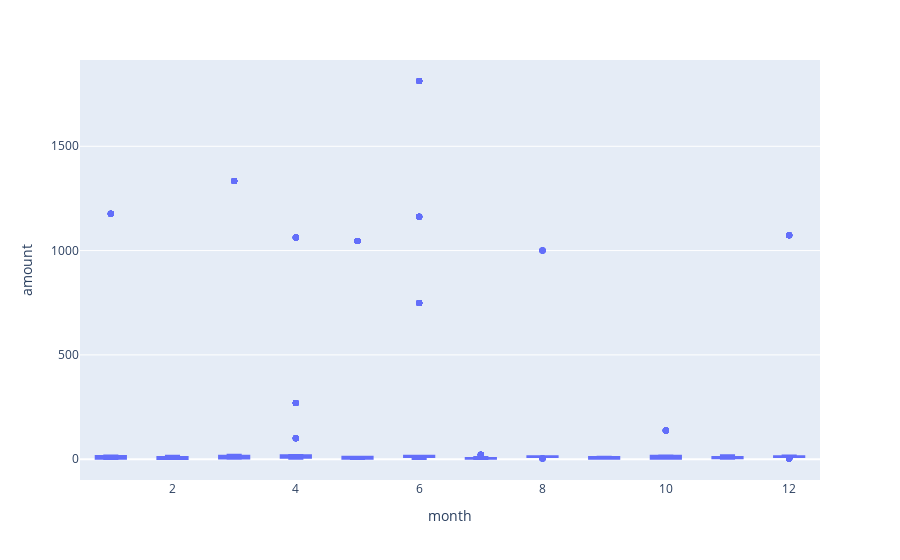

Notebook cell for this chart:
### Code cell
# creating the six box plots using plotly express
fig1=px.box(data_frame=card_holder_25, x='month', y='amount')
fig1.show()

### Figure 1 — Plotly figure (JSON) as saved in the notebook; plotly's stock layout.template omitted (floating-point values rounded to 4 significant figures; data arrays with more than 128 entries replaced by an {"elided": "..."} marker saying what was removed)
{"data": [{"alignmentgroup": "True", "hovertemplate": "month=%{x}<br>amount=%{y}<extra></extra>", "legendgroup": "", "marker": {"color": "#636efa"}, "name": "", "notched": false, "offsetgroup": "", "orientation": "v", "showlegend": false, "type": "box", "x": {"elided": "3100 int values"}, "x0": " ", "xaxis": "x", "y": {"elided": "3100 float values"}, "y0": " ", "yaxis": "y"}], "layout": {"autosize": true, "boxmode": "group", "legend": {"tracegroupgap": 0}, "margin": {"t": 60}, "xaxis": {"anchor": "y", "autorange": true, "domain": [0, 1], "range": [0.5, 12.5], "title": {"text": "month"}, "type": "linear"}, "yaxis": {"anchor": "x", "autorange": true, "domain": [0, 1], "range": [-99.76, 1914.0], "title": {"text": "amount"}, "type": "linear"}}}
